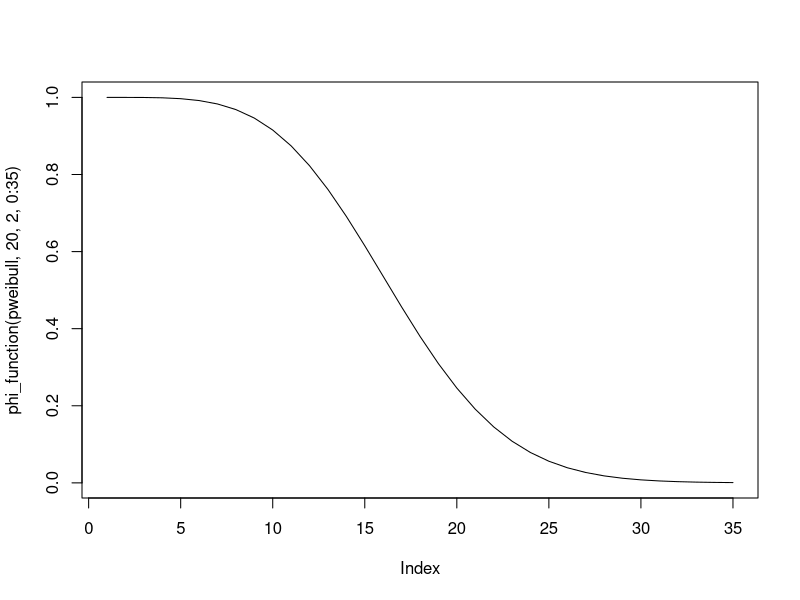
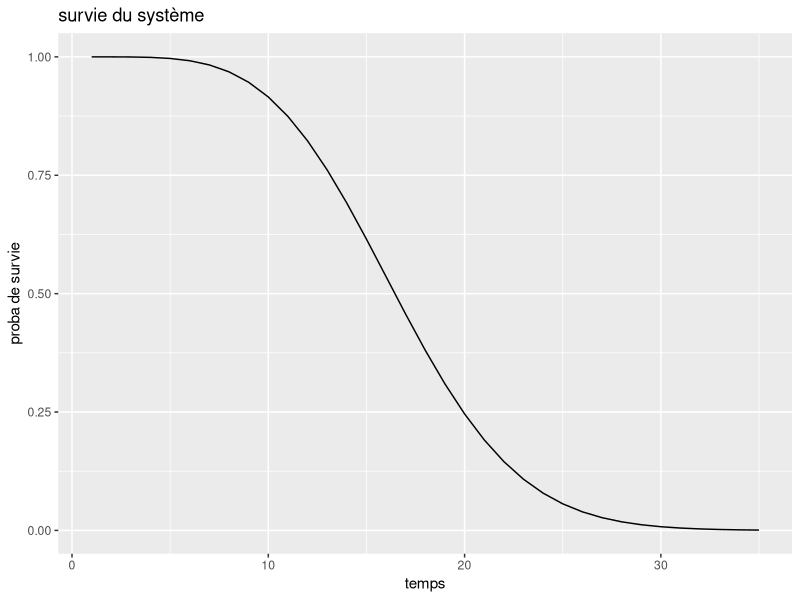
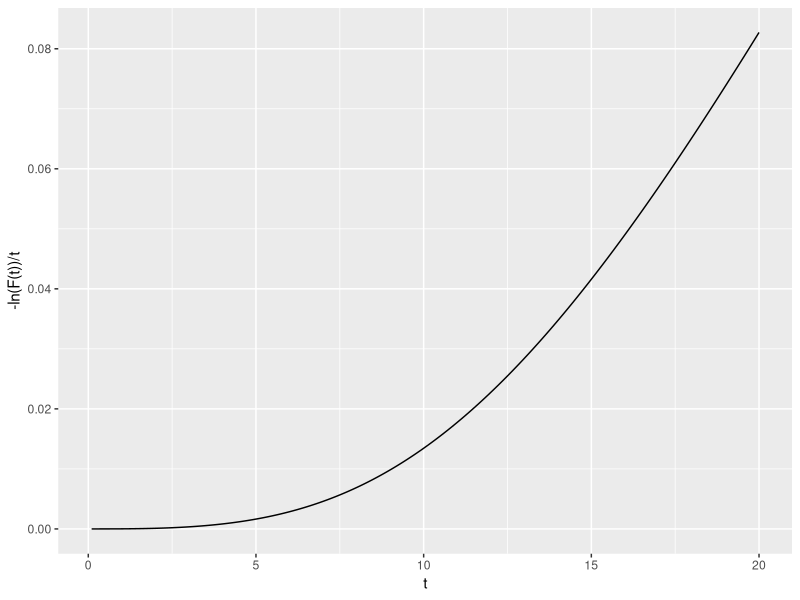
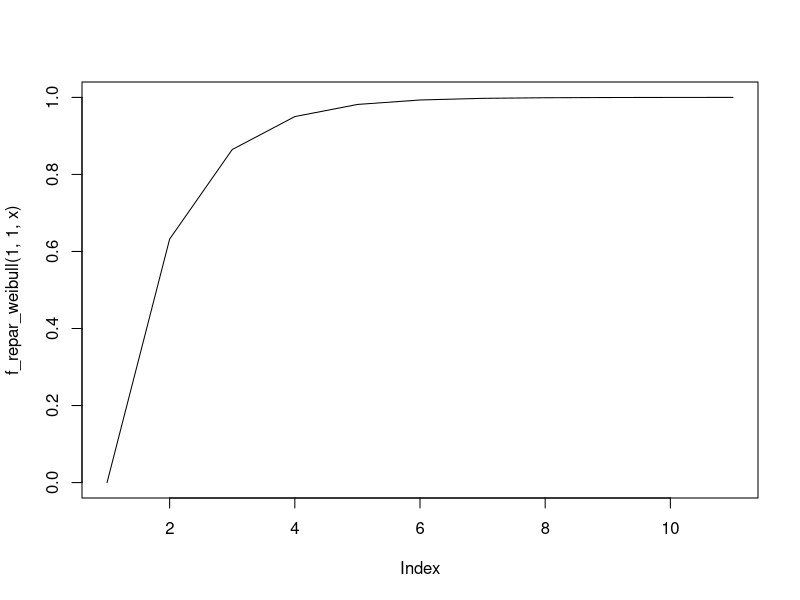
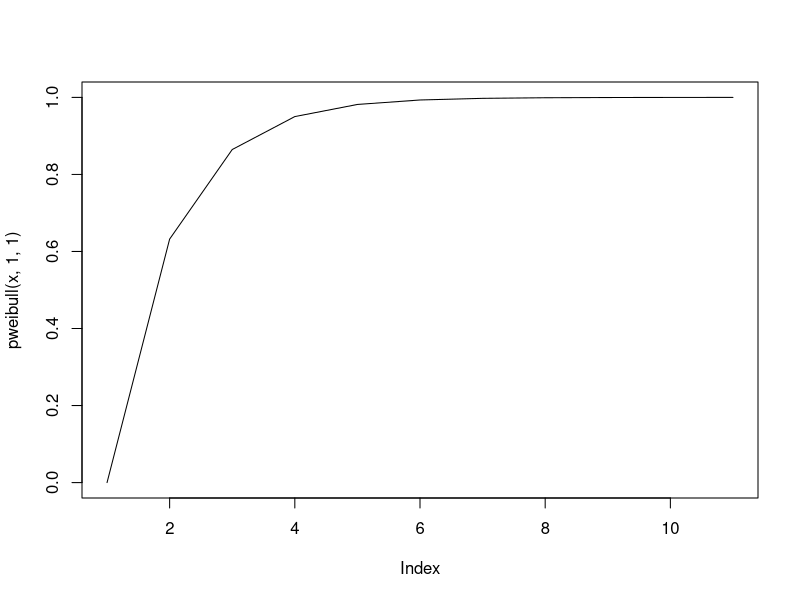
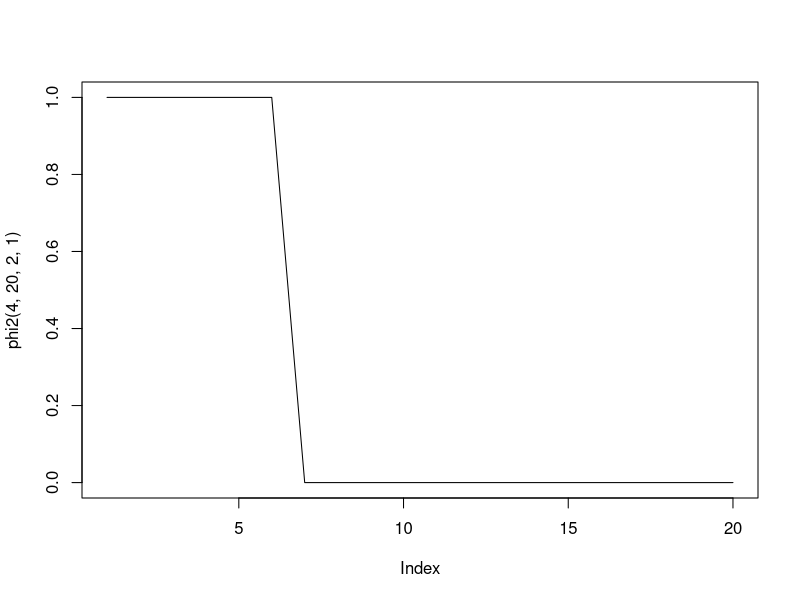

Write the R code that produced these figures, in order.
library(magrittr)
library(dplyr)
library(ggplot2)

# TP 1 

## Question 1

phi <- function(x){
  rep <- ((x[3]*(1-(1-x[1])*(1-x[2]))*(1-(1-x[4])*(1-x[5])))+(1-x[3])*(1-(1-x[1]*x[4])*(1-x[2]*x[5])))*(1-(1-x[6]*x[7])*(1-x[8])*(1-x[9]))
  return(rep)
}

# question 2

phi_function <- function(loi, lambda, beta, t){
  R1 <- 1-loi(t, shape = beta, scale = lambda)
  R2 <- 1-loi(t, shape = beta, scale = lambda)
  R3 <- 1-loi(t, shape = beta, scale = lambda)
  R4 <- 1-loi(t, shape = beta, scale = lambda)
  R5 <- 1-loi(t, shape = beta, scale = lambda)
  R6 <- 1-loi(t, shape = beta, scale = lambda)
  R7 <- 1-loi(t, shape = beta, scale = lambda)
  R8 <- 1-loi(t, shape = beta, scale = lambda)
  R9 <- 1-loi(t, shape = beta, scale = lambda)
  rep <- ((R3[t]*(1-(1-R1[t])*(1-R2[t]))*(1-(1-R4[t])*(1-R5[t])))+(1-R3[t])*(1-(1-R1[t]*R4[t])*(1-R2[t]*R5[t])))*(1-(1-R6[t]*R7[t])*(1-R8[t])*(1-R9[t]))
  return(rep)
}




## Question 3

plot(phi_function(pweibull, 20, 2, 0:35), type = 'l')

g <- ggplot() +
  geom_line(aes(x = 1:35, y = phi_function(pweibull, 20, 2, 0:35))) +
  labs(title = "survie du système",
       x = "temps",
       y = "proba de survie")

g

## Question 4

# survie <- function(lambda, beta, t){
#   R1 <- 1-pweibull(t, shape = beta, scale = lambda)
#   R2 <- 1-pweibull(t, shape = beta, scale = lambda)
#   R3 <- 1-pweibull(t, shape = beta, scale = lambda)
#   R4 <- 1-pweibull(t, shape = beta, scale = lambda)
#   R5 <- 1-pweibull(t, shape = beta, scale = lambda)
#   R6 <- 1-pweibull(t, shape = beta, scale = lambda)
#   R7 <- 1-pweibull(t, shape = beta, scale = lambda)
#   R8 <- 1-pweibull(t, shape = beta, scale = lambda)
#   R9 <- 1-pweibull(t, shape = beta, scale = lambda)
#   rep <- -log(((R3[t]*(1-(1-R1[t])*(1-R2[t]))*(1-(1-R4[t])*(1-R5[t])))+(1-R3[t])*(1-(1-R1[t]*R4[t])*(1-R2[t]*R5[t])))*(1-(1-R6[t]*R7[t])*(1-R8[t])*(1-R9[t]))/t)
#   # rep <- -log(rep)/t
#   return(rep)
#   # rep <- -log(1 - phi_function(lambda, beta, t))/t
# }

survie <- function(lambda, beta, t){
  rep=NULL
  for(i in 1:length(t)){
    R1 <- 1-pweibull(t[i], shape = beta, scale = lambda)
    R2 <- 1-pweibull(t[i], shape = beta, scale = lambda)
    R3 <- 1-pweibull(t[i], shape = beta, scale = lambda)
    R4 <- 1-pweibull(t[i], shape = beta, scale = lambda)
    R5 <- 1-pweibull(t[i], shape = beta, scale = lambda)
    R6 <- 1-pweibull(t[i], shape = beta, scale = lambda)
    R7 <- 1-pweibull(t[i], shape = beta, scale = lambda)
    R8 <- 1-pweibull(t[i], shape = beta, scale = lambda)
    R9 <- 1-pweibull(t[i], shape = beta, scale = lambda)
    rep[i] <- -log(((R3*(1-(1-R1)*(1-R2))*(1-(1-R4)*(1-R5)))+(1-R3)*(1-(1-R1*R4)*(1-R2*R5)))*(1-(1-R6*R7)*(1-R8)*(1-R9)))/t[i]
  }
  return(rep)
}


survie(20, 2, seq(0.1, 20, 0.1))

g <- ggplot() +
  geom_line(aes(x = seq(0.1, 20, 0.1), y = survie(20, 2, seq(0.1, 20, 0.1)))) +
  labs(x = "t",
       y = "-ln(F(t))/t")

g


# Question 5 
# simulation d'une loi de weibull avec la méthode des quantile. 

f_repar_weibull <- function(lambda, beta, x){
  rep <- 1-exp(-(x/lambda)^beta)
  return(rep)
}

f_repar_weibull(1,1,0:5)

realisation_weibull<- function(lambda,beta,a){
  
  u=runif(1, min=0, max=1)
  g=f_repar_weibull(lambda,beta,a) 
  v=g>u
  
  for(i in 1:length(a)){
    nb=i
    if (v[i]==TRUE) { break }
  }
  
  return(nb)
}

realisation_weibull(1,1,1:10)

n_realisation_weibull<-function(n,lambda,beta,a){
  vect=NULL
  for(i in 1:n){
    vect[i]=realisation_weibull(lambda,beta,a)
  }
  return(vect)
}
n_realisation_weibull(10,1,1,1:5)

rweibull(10,1,1)

x<- 0:10
plot(f_repar_weibull(1,1,x),type = "l")
plot(pweibull(x,1,1),type = "l")


# Question 5 

inverse_pweibull <- function(lambda, beta, u){
  rep <- lambda*(-(log(1-u)^(1/beta)))
  return(rep)
}

phi2 <- function(a, n, lambda, beta){
  t <- seq(0, a,length.out =n)
  y <- rep(0,n)
  u <- runif(9,0,1)
  x <- matrix(0, nrow = n, ncol = 9)
  
  for(i in 1:n){
    for(j in 1:9){
      if(t[i] < (lambda*(-log(u[j]))^(1/beta))){
        x[i,j] <- 1
      }
    }
    y[i] <- phi(x[i,])
  }
  return(y)
}
phi2(4,20,2,1)
plot(phi2(4,20,2,1),type="l")

# question 6 

# question 7

